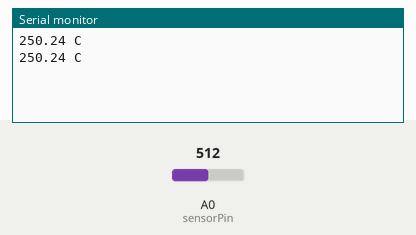
Bench run of a sketch on a simulated Arduino Uno, built with avr-gcc and run on an emulated ATmega328P. On the bench: the last lines printed to the serial monitor. The test bench sets the inputs (shaded band); at power-on: A0 (sensorPin) = 512.

Above: at 1.8 s.
1.9 s: A0 (sensorPin) set to 716
At 2.8 s:
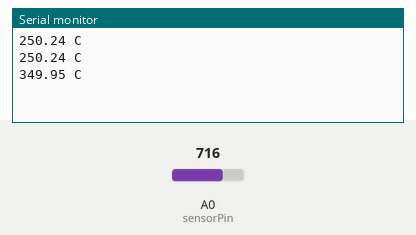
3.4 s: A0 (sensorPin) set to 900
At 4.8 s:
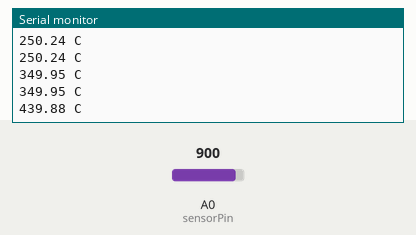
Timing chart, 0 to 6.4 s (numbered marks = the images above; inputs shaded):
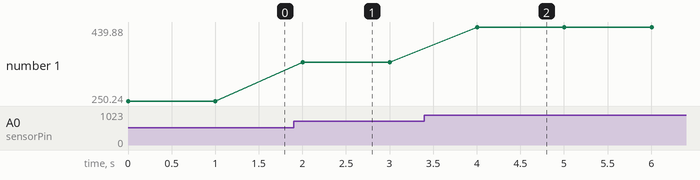

Measured:
- after the input at 1.9 s, the serial monitor: prints a new line after 0.10 s (image 1)
- after the input at 3.4 s, the serial monitor: prints a new line after 0.60 s (image 2)
- plotted number 1: 250.24 → 349.95 after the input at 1.9 s, 349.95 → 439.88 after the input at 3.4 s

The sketch:

LM35.ino
```cpp
const int sensorPin= A0;
void setup()
{
Serial.begin(9600);
}
void loop()
{
int value = analogRead(sensorPin);
float millivolts = (value / 1023.0) * 5000;
float celsius = millivolts / 10;
Serial.print(celsius);
Serial.println(" C");
delay(1000);
}
```
